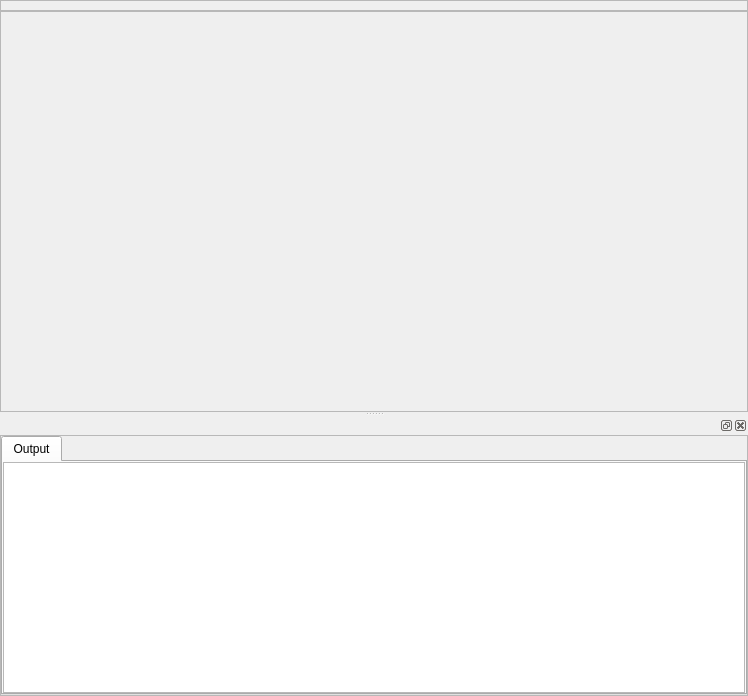
<?xml version="1.0" encoding="UTF-8"?>
<ui version="4.0">
 <class>FragmentShaderEditorWindow</class>
 <widget class="QWidget" name="FragmentShaderEditorWindow">
  <property name="geometry">
   <rect>
    <x>0</x>
    <y>0</y>
    <width>748</width>
    <height>696</height>
   </rect>
  </property>
  <property name="windowTitle">
   <string>Form</string>
  </property>
  <layout class="QVBoxLayout" name="verticalLayout">
   <property name="spacing">
    <number>0</number>
   </property>
   <property name="margin">
    <number>0</number>
   </property>
   <item>
    <widget class="QFrame" name="toolbarFrame">
     <property name="frameShape">
      <enum>QFrame::StyledPanel</enum>
     </property>
     <property name="frameShadow">
      <enum>QFrame::Raised</enum>
     </property>
     <layout class="QHBoxLayout" name="horizontalLayout_2">
      <property name="spacing">
       <number>6</number>
      </property>
      <property name="leftMargin">
       <number>0</number>
      </property>
      <property name="topMargin">
       <number>9</number>
      </property>
      <property name="rightMargin">
       <number>0</number>
      </property>
      <property name="bottomMargin">
       <number>0</number>
      </property>
     </layout>
    </widget>
   </item>
   <item>
    <widget class="QSplitter" name="splitter">
     <property name="orientation">
      <enum>Qt::Vertical</enum>
     </property>
     <widget class="QFrame" name="editorFrame">
      <property name="sizePolicy">
       <sizepolicy hsizetype="Preferred" vsizetype="Expanding">
        <horstretch>0</horstretch>
        <verstretch>1</verstretch>
       </sizepolicy>
      </property>
      <property name="minimumSize">
       <size>
        <width>0</width>
        <height>200</height>
       </size>
      </property>
      <property name="maximumSize">
       <size>
        <width>16777215</width>
        <height>16777215</height>
       </size>
      </property>
      <property name="baseSize">
       <size>
        <width>0</width>
        <height>800</height>
       </size>
      </property>
      <property name="frameShape">
       <enum>QFrame::StyledPanel</enum>
      </property>
      <property name="frameShadow">
       <enum>QFrame::Raised</enum>
      </property>
      <layout class="QHBoxLayout" name="horizontalLayout_3">
       <property name="spacing">
        <number>0</number>
       </property>
       <property name="margin">
        <number>0</number>
       </property>
      </layout>
     </widget>
     <widget class="QDockWidget" name="dockWidget">
      <property name="sizePolicy">
       <sizepolicy hsizetype="Preferred" vsizetype="Expanding">
        <horstretch>0</horstretch>
        <verstretch>1</verstretch>
       </sizepolicy>
      </property>
      <property name="minimumSize">
       <size>
        <width>80</width>
        <height>280</height>
       </size>
      </property>
      <property name="maximumSize">
       <size>
        <width>524287</width>
        <height>280</height>
       </size>
      </property>
      <widget class="QWidget" name="dockWidgetContents">
       <layout class="QVBoxLayout" name="verticalLayout_4">
        <property name="spacing">
         <number>0</number>
        </property>
        <property name="margin">
         <number>0</number>
        </property>
        <item>
         <widget class="QScrollArea" name="scrollArea">
          <property name="sizePolicy">
           <sizepolicy hsizetype="Preferred" vsizetype="Expanding">
            <horstretch>0</horstretch>
            <verstretch>0</verstretch>
           </sizepolicy>
          </property>
          <property name="widgetResizable">
           <bool>true</bool>
          </property>
          <widget class="QWidget" name="scrollAreaWidgetContents">
           <property name="geometry">
            <rect>
             <x>0</x>
             <y>0</y>
             <width>746</width>
             <height>256</height>
            </rect>
           </property>
           <layout class="QVBoxLayout" name="verticalLayout_3">
            <property name="spacing">
             <number>0</number>
            </property>
            <property name="margin">
             <number>0</number>
            </property>
            <item>
             <widget class="QTabWidget" name="tabWidget">
              <property name="currentIndex">
               <number>0</number>
              </property>
              <widget class="QWidget" name="OutputTab">
               <attribute name="title">
                <string>Output</string>
               </attribute>
               <layout class="QHBoxLayout" name="horizontalLayout">
                <property name="spacing">
                 <number>0</number>
                </property>
                <property name="margin">
                 <number>0</number>
                </property>
                <item>
                 <widget class="QTextBrowser" name="compilationOutput"/>
                </item>
               </layout>
              </widget>
             </widget>
            </item>
           </layout>
          </widget>
         </widget>
        </item>
       </layout>
      </widget>
     </widget>
    </widget>
   </item>
  </layout>
 </widget>
 <resources/>
 <connections/>
</ui>
